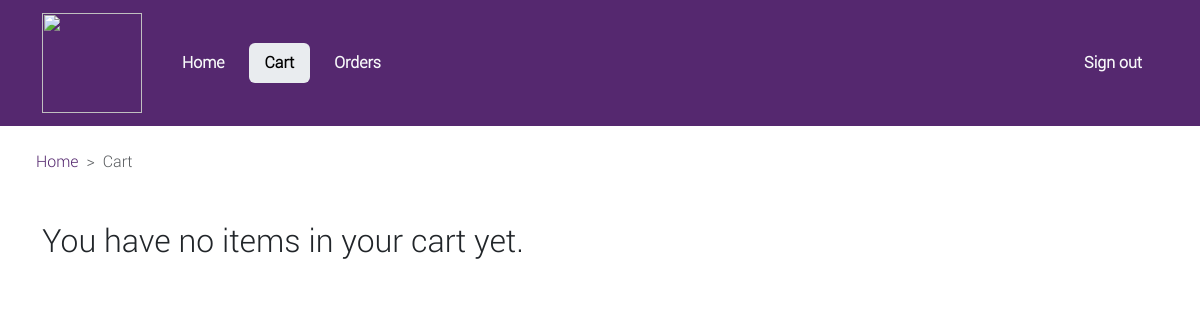
/cart/ (signed in), run on an earlier commit of the app's database.
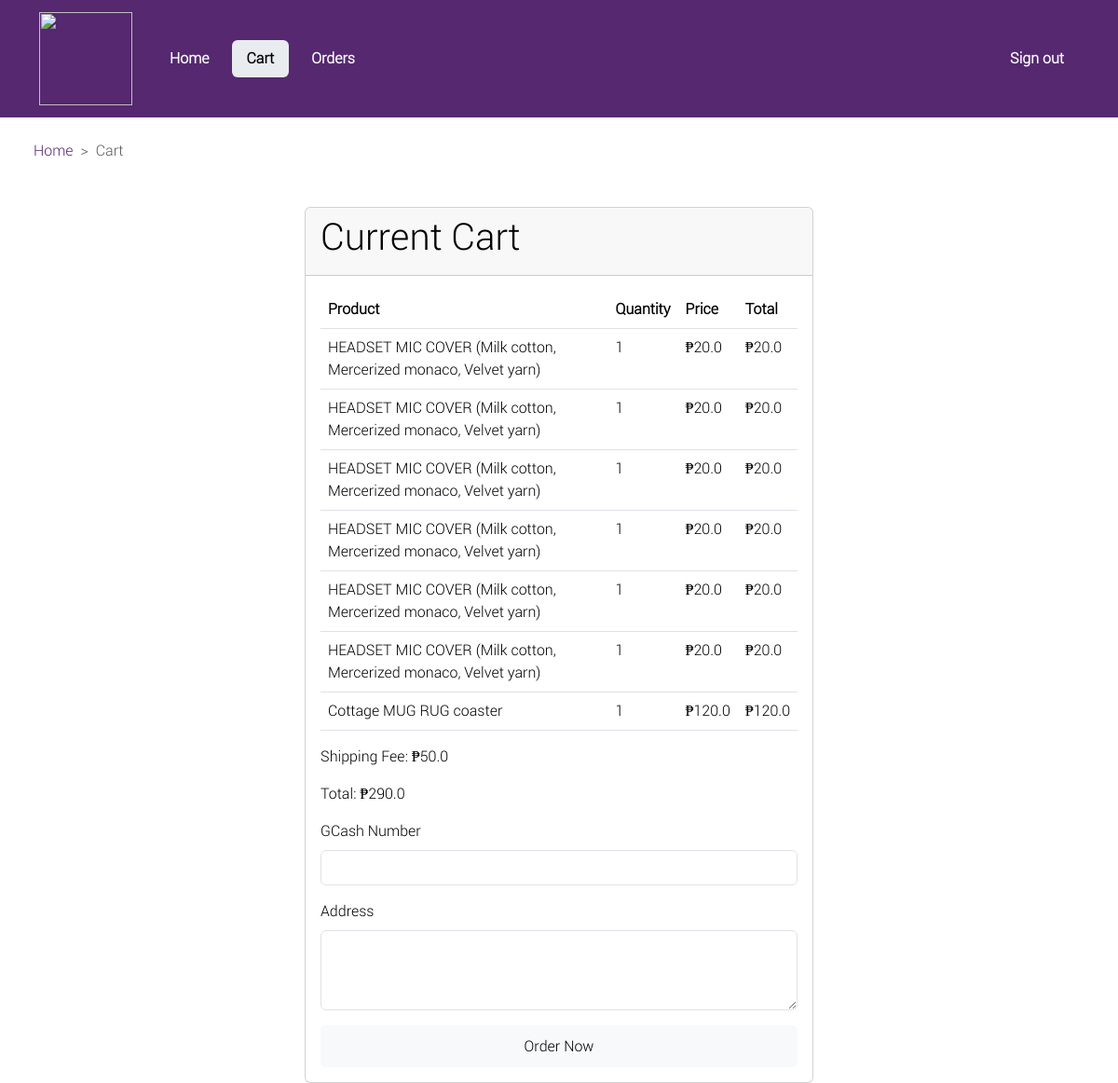
And on a later commit of the database.
### main/models.py (models this page shows, shortened)
class CartItem(models.Model):
    order = models.ForeignKey(Cart, on_delete=models.CASCADE)
    product = models.ForeignKey(Product, on_delete=models.CASCADE)
    quantity = models.PositiveIntegerField()
    additional_notes = models.TextField(null=True)

class Product(models.Model):
    CATEGORY_CHOICES = (
        ('Audio', 'Audio'),
        ('Home', 'Home'),
        ('Accessories', 'Accessories'),
    )
    name = models.CharField(max_length=255)
    price = models.FloatField()
    image1 = models.ImageField(upload_to='product_images/', blank=True, null=True)
    image2 = models.ImageField(upload_to='product_images/', blank=True, null=True)
    image3 = models.ImageField(upload_to='product_images/', blank=True, null=True)
    description = models.TextField()
    category = models.CharField(max_length=20, choices=CATEGORY_CHOICES)

class Cart(models.Model):
    user = models.OneToOneField(MyUser, on_delete=models.CASCADE, related_name='cart')
    products = models.ManyToManyField(Product, related_name='carts', through='CartItem')
    created = models.DateField(auto_now_add=True)
    shipping_fee = models.FloatField(null=True)
    total_price = models.FloatField(null=True)

### main/views.py (the view)
# urls.py: path('cart/', views.cart, name='cart'),
@login_required
def cart(request):
    if request.method == 'POST':
        cart_id = request.POST.get('cart_id')
        gcash_number = request.POST.get('gcash_number')
        shipping_address = request.POST.get('address')
        if len(gcash_number) != 11 or not gcash_number.isdigit():
            messages.error(request, 'Invalid GCash number. It should be an 11-digit number.')
            return redirect('cart')
        cart = get_object_or_404(Cart, id=cart_id)
        cart.save()
        order = Order.objects.create(
            user=request.user,
            contact_number=gcash_number,
            shipping_address=shipping_address,
            total_price=cart.total_price
        )
        for cart_item in cart.cartitem_set.all():
            OrderItem.objects.create(
                order=order,
                product=cart_item.product,
                quantity=cart_item.quantity,
                additional_notes=cart_item.additional_notes
            )
        cart.delete()
        return redirect('payment')
    else:
        cart_items = CartItem.objects.filter(order__user=request.user)
        has_cart = cart_items.exists()
        for item in cart_items:
            item.total = item.product.price * item.quantity
        cart, created = Cart.objects.get_or_create(user=request.user)
        return render(request, 'cart.html', {'cart_items': cart_items, 'cart': cart, 'has_cart': has_cart})

### templates/cart.html (shortened to what the changed rows need)
{% load static %}
<!DOCTYPE html>
<html lang="en">
<head>
    <link rel="stylesheet" href="{% static 'css/bootstrap.css' %}">
</head>
    <body>
{% if has_cart %}
    <div class="container-lg">
        <div class="row justify-content-center mt-5">
            <div class="col-lg-6">
                <div class="card" style="background-color: white; color: black;">
                    <div class="card-header">
                        <h1 class="card-title">Current Cart</h1>
                    </div>
                    <div class="card-body">
                        <table class="table">
                            <thead>
                                <tr>
                                    <th>Product</th>
                                    <th>Quantity</th>
                                    <th>Price</th>
                                    <th>Total</th>
                                </tr>
                            </thead>
                            <tbody>
                                {% for item in cart_items %}
                                <tr>
                                    <td>{{ item.product.name }}</td>
                                    <td>{{ item.quantity }}</td>
                                    <td>₱{{ item.product.price }}</td>
                                    <td>₱{{ item.total }}</td>
                                </tr>
                                {% endfor %}
                            </tbody>
                        </table>
                        <p>Shipping Fee: ₱{{ cart.shipping_fee }}</p>
                        <p>Total: ₱{{ cart.total_price }}</p>
                        <form method="post">
                            <div class="mb-3">
                                <label for="gcash_number" class="form-label">GCash Number</label>
                                <input type="text" class="form-control" id="gcash_number" name="gcash_number" required>
                            </div>
                            <div class="mb-3">
                                <label for="address" class="form-label">Address</label>
                                <textarea class="form-control" id="address" name="address" rows="3" required></textarea>
                            </div>
                            <div class="form-footer">
                                <button type="submit" class="btn btn-light submit w-100">Order Now</button>
                            </div>
                        </form>
                    </div>
                </div>
            </div>
        </div>
    </div>
{% else %}
    <div class="container-lg text-center mt-5 d-flex">
        <h2>You have no items in your cart yet.</h2>
    </div>
{% endif %}
</body>
</html>

What changed in the data, as far as the page shows it:
added CartItem: product.name "HEADSET MIC COVER (Milk cotton, Mercerized monaco, Velvet yarn)", quantity "1", product.price "20.0", total "20.0"
added CartItem: product.name "HEADSET MIC COVER (Milk cotton, Mercerized monaco, Velvet yarn)", quantity "1", product.price "20.0", total "20.0"
added CartItem: product.name "HEADSET MIC COVER (Milk cotton, Mercerized monaco, Velvet yarn)", quantity "1", product.price "20.0", total "20.0"
added CartItem: product.name "HEADSET MIC COVER (Milk cotton, Mercerized monaco, Velvet yarn)", quantity "1", product.price "20.0", total "20.0"
added CartItem: product.name "HEADSET MIC COVER (Milk cotton, Mercerized monaco, Velvet yarn)", quantity "1", product.price "20.0", total "20.0"
added CartItem: product.name "HEADSET MIC COVER (Milk cotton, Mercerized monaco, Velvet yarn)", quantity "1", product.price "20.0", total "20.0"
added CartItem: product.name "Cottage MUG RUG coaster", quantity "1", product.price "120.0", total "120.0"
added Cart: shipping_fee "50.0", total_price "290.0"
Also different on the page:
text no longer shown: "You have no items in your cart yet."
text now shown: "Current Cart Product Quantity Price Total Shipping Fee: ₱ Total: ₱ GCash Number Address Order Now"
